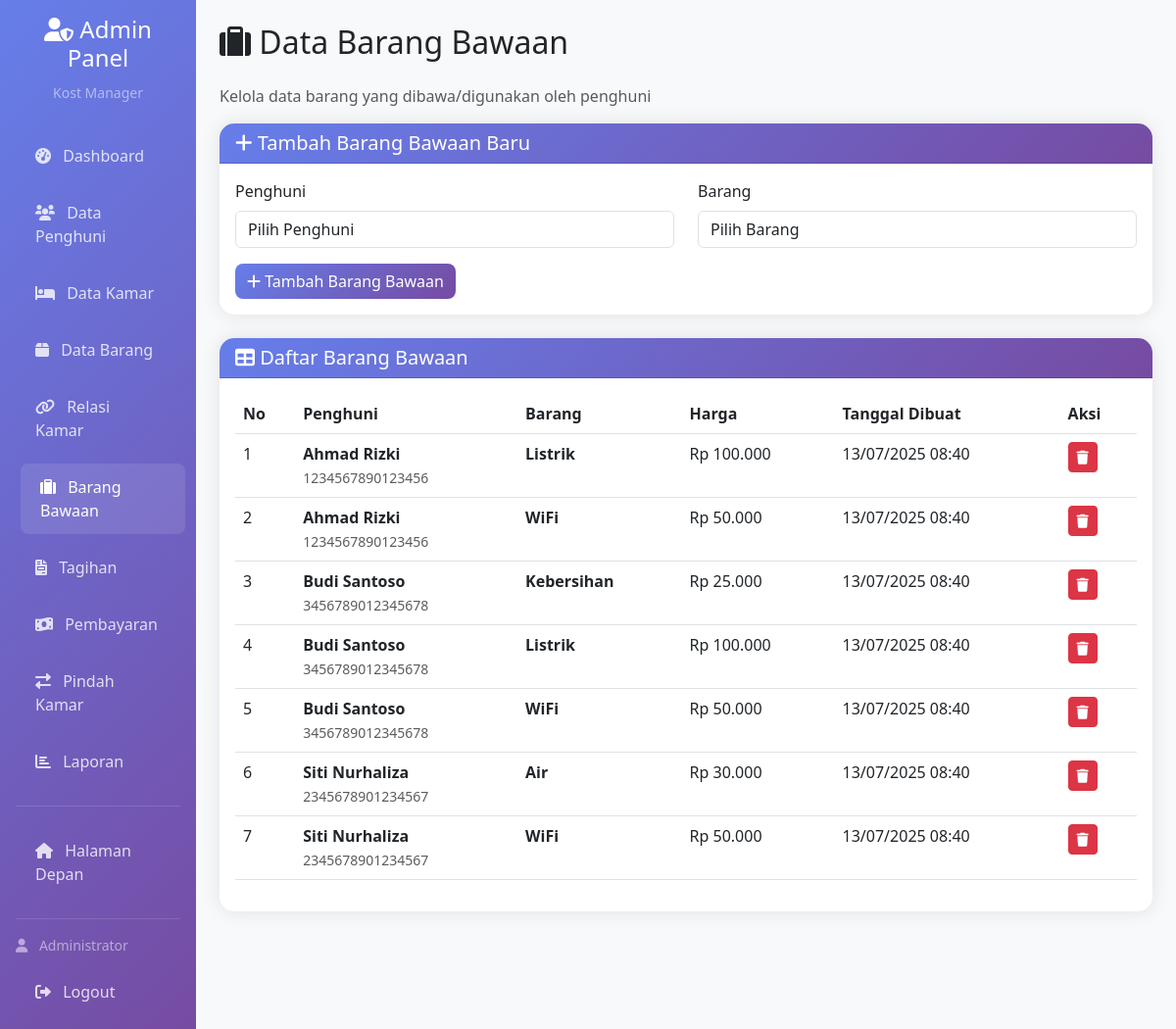
/admin/barang_bawaan.php (signed in), run on the app's committed database.
### tables this page shows
CREATE TABLE IF NOT EXISTS tb_brng_bawaan (
    id INT AUTO_INCREMENT PRIMARY KEY,
    id_penghuni INT NOT NULL,
    id_barang INT NOT NULL,
    created_at TIMESTAMP DEFAULT CURRENT_TIMESTAMP,
    updated_at TIMESTAMP DEFAULT CURRENT_TIMESTAMP ON UPDATE CURRENT_TIMESTAMP,
    FOREIGN KEY (id_penghuni) REFERENCES tb_penghuni(id) ON DELETE CASCADE,
    FOREIGN KEY (id_barang) REFERENCES tb_barang(id) ON DELETE CASCADE
);

CREATE TABLE IF NOT EXISTS tb_penghuni (
    id INT AUTO_INCREMENT PRIMARY KEY,
    nama VARCHAR(100) NOT NULL,
    no_ktp VARCHAR(16) NOT NULL UNIQUE,
    no_hp VARCHAR(15) NOT NULL,
    tgl_masuk DATE NOT NULL,
    tgl_keluar DATE NULL,
    kamar_id INT,
    created_at TIMESTAMP DEFAULT CURRENT_TIMESTAMP,
    updated_at TIMESTAMP DEFAULT CURRENT_TIMESTAMP ON UPDATE CURRENT_TIMESTAMP,
    FOREIGN KEY (kamar_id) REFERENCES tb_kamar(id) ON DELETE SET NULL
);

CREATE TABLE IF NOT EXISTS tb_barang (
    id INT AUTO_INCREMENT PRIMARY KEY,
    nama VARCHAR(100) NOT NULL,
    harga DECIMAL(10,2) NOT NULL,
    created_at TIMESTAMP DEFAULT CURRENT_TIMESTAMP,
    updated_at TIMESTAMP DEFAULT CURRENT_TIMESTAMP ON UPDATE CURRENT_TIMESTAMP
);

### admin/barang_bawaan.php (the view, shortened to what this page needs)
<?php
include '../database/config.php';
?>
<!DOCTYPE html>
<html lang="id">
<head>
    <link href="https://cdn.jsdelivr.net/npm/bootstrap@5.3.0/dist/css/bootstrap.min.css" rel="stylesheet">
    <link href="https://cdnjs.cloudflare.com/ajax/libs/font-awesome/6.0.0/css/all.min.css" rel="stylesheet">
</head>
<body>
    <div class="container-fluid">
        <div class="row">
            <div class="col-md-3 col-lg-2 px-0">
                <div class="sidebar p-3">
                    <div class="text-center mb-4">
                        <h4 class="text-white"><i class="fas fa-user-shield"></i> Admin Panel</h4>
                        <small class="text-white-50">Kost Manager</small>
                    </div>
                    <nav class="nav flex-column">
                        <a class="nav-link" href="index.php">
                            <i class="fas fa-tachometer-alt me-2"></i> Dashboard
                        </a>
                        <a class="nav-link" href="penghuni.php">
                            <i class="fas fa-users me-2"></i> Data Penghuni
                        </a>
                        <a class="nav-link" href="kamar.php">
                            <i class="fas fa-bed me-2"></i> Data Kamar
                        </a>
                        <a class="nav-link" href="barang.php">
                            <i class="fas fa-box me-2"></i> Data Barang
                        </a>
                        <a class="nav-link" href="relasi_kamar.php">
                            <i class="fas fa-link me-2"></i> Relasi Kamar
                        </a>
                        <a class="nav-link active" href="barang_bawaan.php">
                            <i class="fas fa-suitcase me-2"></i> Barang Bawaan
                        </a>
                        <a class="nav-link" href="tagihan.php">
                            <i class="fas fa-file-invoice me-2"></i> Tagihan
                        </a>
                        <a class="nav-link" href="pembayaran.php">
                            <i class="fas fa-money-bill-wave me-2"></i> Pembayaran
                        </a>
                        <a class="nav-link" href="pindah_kamar.php">
                            <i class="fas fa-exchange-alt me-2"></i> Pindah Kamar
                        </a>
                        <a class="nav-link" href="laporan.php">
                            <i class="fas fa-chart-bar me-2"></i> Laporan
                        </a>
                        <hr class="text-white-50">
                        <a class="nav-link" href="../index.php">
                            <i class="fas fa-home me-2"></i> Halaman Depan
                        </a>
                        <hr class="text-white-50">
                        <div class="text-white-50 small mb-2">
                            <i class="fas fa-user me-2"></i> <?php echo htmlspecialchars($_SESSION['admin_nama']); ?>
                        </div>
                        <a class="nav-link" href="logout.php" onclick="return confirm('Yakin ingin logout?')">
                            <i class="fas fa-sign-out-alt me-2"></i> Logout
                        </a>
                    </nav>
                </div>
            </div>
            <div class="col-md-9 col-lg-10 main-content p-4">
                <div class="row">
                    <div class="col-12">
                        <h2 class="mb-4"><i class="fas fa-suitcase"></i> Data Barang Bawaan</h2>
                        <p class="text-muted">Kelola data barang yang dibawa/digunakan oleh penghuni</p>
                    </div>
                </div>
                <div class="card mb-4">
                    <div class="card-header">
                        <h5 class="mb-0">
                            <i class="fas fa-plus"></i> Tambah Barang Bawaan Baru
                        </h5>
                    </div>
                    <div class="card-body">
                        <form method="POST">
                            <div class="row">
                                <div class="col-md-6">
                                    <div class="mb-3">
                                        <label for="id_penghuni" class="form-label">Penghuni</label>
                                        <select class="form-control" id="id_penghuni" name="id_penghuni" required>
                                            <option value="">Pilih Penghuni</option>
                                        </select>
                                    </div>
                                </div>
                                <div class="col-md-6">
                                    <div class="mb-3">
                                        <label for="id_barang" class="form-label">Barang</label>
                                        <select class="form-control" id="id_barang" name="id_barang" required>
                                            <option value="">Pilih Barang</option>
                                        </select>
                                    </div>
                                </div>
                            </div>
                            <div class="d-flex gap-2">
                                <button type="submit" name="tambah" class="btn btn-primary">
                                    <i class="fas fa-plus"></i> Tambah Barang Bawaan
                                </button>
                            </div>
                        </form>
                    </div>
                </div>
                <div class="card">
                    <div class="card-header">
                        <h5 class="mb-0"><i class="fas fa-table"></i> Daftar Barang Bawaan</h5>
                    </div>
                    <div class="card-body">
                        <div class="table-responsive">
                            <table class="table table-hover">
                                <thead>
                                    <tr>
                                        <th>No</th>
                                        <th>Penghuni</th>
                                        <th>Barang</th>
                                        <th>Harga</th>
                                        <th>Tanggal Dibuat</th>
                                        <th>Aksi</th>
                                    </tr>
                                </thead>
                                <tbody>
                                    <?php
                                    $query = "SELECT bb.*, p.nama as nama_penghuni, p.no_ktp, b.nama as nama_barang, b.harga
                                             FROM tb_brng_bawaan bb
                                             INNER JOIN tb_penghuni p ON bb.id_penghuni = p.id
                                             INNER JOIN tb_barang b ON bb.id_barang = b.id
                                             ORDER BY p.nama, b.nama";
                                    $result = mysqli_query($conn, $query);
                                    $no = 1;
                                    while ($row = mysqli_fetch_assoc($result)) {
                                        echo "<tr>";
                                        echo "<td>" . $no++ . "</td>";
                                        echo "<td><strong>" . htmlspecialchars($row['nama_penghuni']) . "</strong><br>";
                                        echo "<small class='text-muted'>" . $row['no_ktp'] . "</small></td>";
                                        echo "<td><strong>" . htmlspecialchars($row['nama_barang']) . "</strong></td>";
                                        echo "<td>Rp " . number_format($row['harga'], 0, ',', '.') . "</td>";
                                        echo "<td>" . date('d/m/Y H:i', strtotime($row['created_at'])) . "</td>";
                                        echo "<td>";
                                        echo "<a href='?hapus=" . $row['id'] . "' class='btn btn-sm btn-danger' onclick='return confirm(\"Yakin ingin menghapus data ini?\")'><i class='fas fa-trash'></i></a>";
                                        echo "</td>";
                                        echo "</tr>";
                                    }
                                    ?>
                                </tbody>
                            </table>
                        </div>
                    </div>
                </div>
            </div>
        </div>
    </div>
</body>
</html>

### admin/barang_bawaan.php (style rules this page uses)
.sidebar { min-height: 100vh; background: linear-gradient(135deg, #667eea 0%, #764ba2 100%); }
.sidebar .nav-link { color: rgba(255,255,255,0.8); padding: 12px 20px; margin: 5px 0; border-radius: 8px; transition: all 0.3s; }
.sidebar .nav-link:hover, .sidebar .nav-link.active { color: white; background: rgba(255,255,255,0.1); transform: translateX(5px); }
.main-content { background-color: #f8f9fa; min-height: 100vh; }
.card { border: none; border-radius: 15px; box-shadow: 0 0 20px rgba(0,0,0,0.1); }
.card-header { background: linear-gradient(135deg, #667eea 0%, #764ba2 100%); color: white; border-radius: 15px 15px 0 0 !important; }
.btn-primary { background: linear-gradient(135deg, #667eea 0%, #764ba2 100%); border: none; border-radius: 8px; }

### data on the page
tb_brng_bawaan: id_penghuni.nama "Ahmad Rizki", id_penghuni.no_ktp "1234567890123456", id_barang.nama "Listrik", id_barang.harga "100.000", created_at "13/07/2025 08:40"
tb_brng_bawaan: id_penghuni.nama "Ahmad Rizki", id_penghuni.no_ktp "1234567890123456", id_barang.nama "WiFi", id_barang.harga "50.000", created_at "13/07/2025 08:40"
tb_brng_bawaan: id_penghuni.nama "Budi Santoso", id_penghuni.no_ktp "3456789012345678", id_barang.nama "Kebersihan", id_barang.harga "25.000", created_at "13/07/2025 08:40"
tb_brng_bawaan: id_penghuni.nama "Budi Santoso", id_penghuni.no_ktp "3456789012345678", id_barang.nama "Listrik", id_barang.harga "100.000", created_at "13/07/2025 08:40"
tb_brng_bawaan: id_penghuni.nama "Budi Santoso", id_penghuni.no_ktp "3456789012345678", id_barang.nama "WiFi", id_barang.harga "50.000", created_at "13/07/2025 08:40"
tb_brng_bawaan: id_penghuni.nama "Siti Nurhaliza", id_penghuni.no_ktp "2345678901234567", id_barang.nama "Air", id_barang.harga "30.000", created_at "13/07/2025 08:40"
tb_brng_bawaan: id_penghuni.nama "Siti Nurhaliza", id_penghuni.no_ktp "2345678901234567", id_barang.nama "WiFi", id_barang.harga "50.000", created_at "13/07/2025 08:40"

### other printed values
$_SESSION['admin_nama'] "Administrator"
